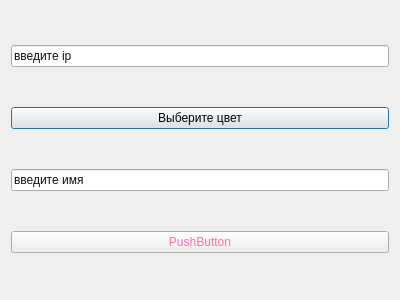
<?xml version="1.0" encoding="UTF-8"?>
<ui version="4.0">
 <class>Login</class>
 <widget class="QDialog" name="Login">
  <property name="geometry">
   <rect>
    <x>0</x>
    <y>0</y>
    <width>400</width>
    <height>300</height>
   </rect>
  </property>
  <property name="windowTitle">
   <string>Dialog</string>
  </property>
  <layout class="QVBoxLayout" name="verticalLayout">
   <item>
    <widget class="QLineEdit" name="ip">
     <property name="styleSheet">
      <string notr="true">color: rgb(15, 15, 15);</string>
     </property>
     <property name="text">
      <string>введите ip</string>
     </property>
    </widget>
   </item>
   <item>
    <widget class="QPushButton" name="Color">
     <property name="text">
      <string>Выберите цвет</string>
     </property>
    </widget>
   </item>
   <item>
    <widget class="QLineEdit" name="nickname">
     <property name="styleSheet">
      <string notr="true">color: rgb(15, 15, 15);</string>
     </property>
     <property name="text">
      <string>введите имя</string>
     </property>
    </widget>
   </item>
   <item>
    <widget class="QPushButton" name="pushButton">
     <property name="styleSheet">
      <string notr="true">color: rgb(255, 111, 173);</string>
     </property>
     <property name="text">
      <string>PushButton</string>
     </property>
    </widget>
   </item>
  </layout>
 </widget>
 <resources/>
 <connections/>
</ui>
